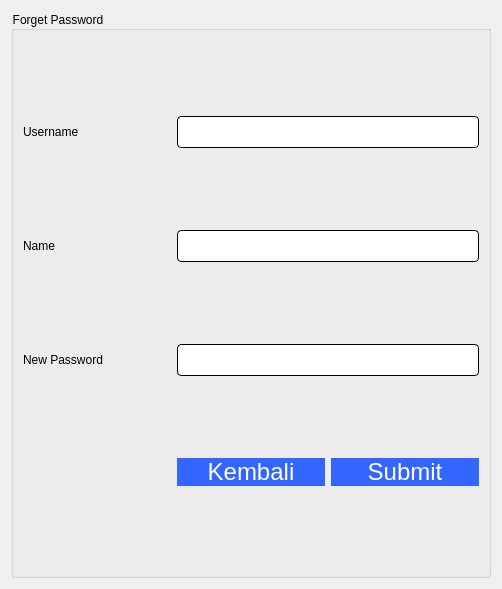
<?xml version="1.0" encoding="UTF-8"?>
<ui version="4.0">
 <class>newPasswd</class>
 <widget class="QDialog" name="newPasswd">
  <property name="geometry">
   <rect>
    <x>0</x>
    <y>0</y>
    <width>502</width>
    <height>589</height>
   </rect>
  </property>
  <property name="windowTitle">
   <string>Dialog</string>
  </property>
  <layout class="QVBoxLayout" name="verticalLayout">
   <item>
    <widget class="QGroupBox" name="groupBox">
     <property name="styleSheet">
      <string notr="true">font: 16pt &quot;Comic Sans MS&quot;;
border-color: rgb(196, 178, 255);
border-color: rgb(170, 0, 255);
color: rgb(0, 0, 0);</string>
     </property>
     <property name="title">
      <string>Forget Password</string>
     </property>
     <layout class="QGridLayout" name="gridLayout">
      <item row="0" column="1" colspan="2">
       <widget class="QLineEdit" name="username">
        <property name="styleSheet">
         <string notr="true">QLineEdit{
	background-color: rgb(255, 255, 255);
	 border: 1px  solid;
     border-radius: 4px;
	font: 24px
}</string>
        </property>
       </widget>
      </item>
      <item row="0" column="0">
       <widget class="QLabel" name="label">
        <property name="styleSheet">
         <string notr="true">font: 10pt &quot;Comic Sans MS&quot;;</string>
        </property>
        <property name="text">
         <string>Username</string>
        </property>
       </widget>
      </item>
      <item row="1" column="1" colspan="2">
       <widget class="QLineEdit" name="name">
        <property name="styleSheet">
         <string notr="true">QLineEdit{
	background-color: rgb(255, 255, 255);
	 border: 1px  solid;
     border-radius: 4px;
	font: 24px
}</string>
        </property>
       </widget>
      </item>
      <item row="2" column="0">
       <widget class="QLabel" name="label_2">
        <property name="styleSheet">
         <string notr="true">font: 10pt &quot;Comic Sans MS&quot;;</string>
        </property>
        <property name="text">
         <string>New Password</string>
        </property>
       </widget>
      </item>
      <item row="3" column="1">
       <widget class="QPushButton" name="backButton">
        <property name="styleSheet">
         <string notr="true">QPushButton{
border-radius:15px;
padding : 0 4px;
background: #3366FF;
border -radius:10px;
color: rgb(255, 255, 255);
font: 24px
}
QPushButton:hover:!pressed

{
background:#4f85e2;
}
QToolButton
{

border-radius:10px;
bacground:red;
color:red;
}

QPushButton:pressed
{
              font-size: 19px;
              transition: 0.9s; 
}</string>
        </property>
        <property name="text">
         <string>Kembali</string>
        </property>
       </widget>
      </item>
      <item row="2" column="1" colspan="2">
       <widget class="QLineEdit" name="newpass">
        <property name="styleSheet">
         <string notr="true">QLineEdit{
	background-color: rgb(255, 255, 255);
	 border: 1px  solid;
     border-radius: 4px;
	font: 24px
}</string>
        </property>
        <property name="echoMode">
         <enum>QLineEdit::Password</enum>
        </property>
       </widget>
      </item>
      <item row="1" column="0">
       <widget class="QLabel" name="label_3">
        <property name="styleSheet">
         <string notr="true">font: 10pt &quot;Comic Sans MS&quot;;</string>
        </property>
        <property name="text">
         <string>Name</string>
        </property>
       </widget>
      </item>
      <item row="3" column="2">
       <widget class="QPushButton" name="submitButton">
        <property name="styleSheet">
         <string notr="true">QPushButton{
border-radius:15px;
padding : 0 4px;
background: #3366FF;
border -radius:10px;
color: rgb(255, 255, 255);
font: 24px
}
QPushButton:hover:!pressed

{
background:#4f85e2;
}
QToolButton
{

border-radius:10px;
bacground:red;
color:red;
}

QPushButton:pressed
{
              font-size: 19px;
              transition: 0.9s; 
}</string>
        </property>
        <property name="text">
         <string>Submit</string>
        </property>
       </widget>
      </item>
     </layout>
    </widget>
   </item>
  </layout>
 </widget>
 <resources/>
 <connections/>
</ui>
